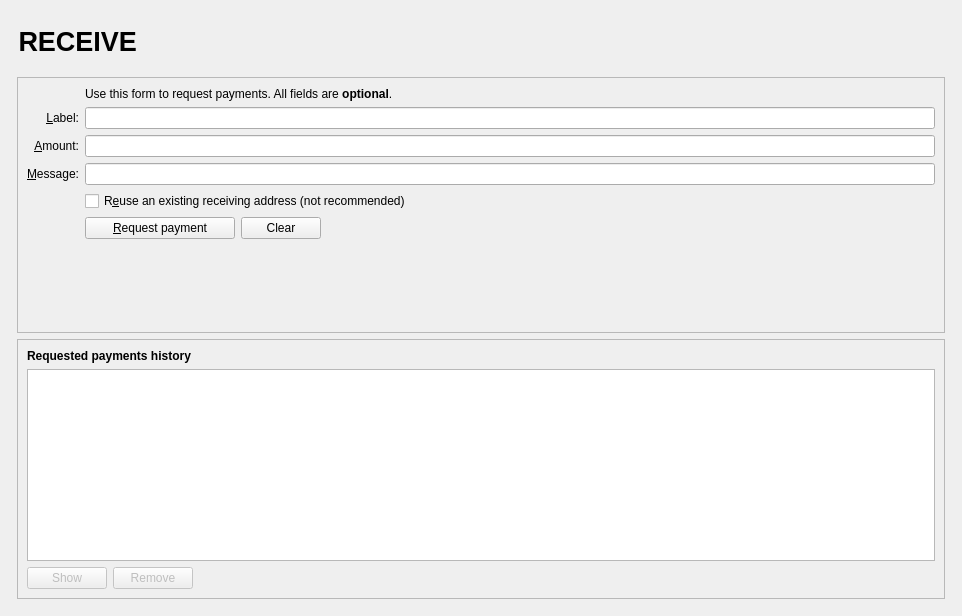
<?xml version="1.0" encoding="UTF-8"?>
<ui version="4.0">
 <class>ReceiveCoinsDialog</class>
 <widget class="QWidget" name="ReceiveCoinsDialog">
  <property name="geometry">
   <rect>
    <x>0</x>
    <y>0</y>
    <width>962</width>
    <height>616</height>
   </rect>
  </property>
  <layout class="QVBoxLayout" name="verticalLayout" stretch="0">
   <item>
    <layout class="QVBoxLayout" name="verticalLayout_Master" stretch="0,1">
     <property name="spacing">
      <number>0</number>
     </property>
     <item>
      <widget class="QFrame" name="frame_Header">
       <layout class="QVBoxLayout" name="verticalLayout_8">
        <property name="leftMargin">
         <number>0</number>
        </property>
        <property name="topMargin">
         <number>0</number>
        </property>
        <property name="rightMargin">
         <number>0</number>
        </property>
        <property name="bottomMargin">
         <number>0</number>
        </property>
        <item>
         <layout class="QHBoxLayout" name="horizontalLayout_Header" stretch="1,0,1">
          <item>
           <widget class="QLabel" name="labelOverviewHeaderLeft">
            <property name="minimumSize">
             <size>
              <width>464</width>
              <height>60</height>
             </size>
            </property>
            <property name="maximumSize">
             <size>
              <width>16777215</width>
              <height>60</height>
             </size>
            </property>
            <property name="font">
             <font>
              <pointsize>20</pointsize>
              <weight>75</weight>
              <bold>true</bold>
             </font>
            </property>
            <property name="text">
             <string> RECEIVE</string>
            </property>
           </widget>
          </item>
          <item>
           <spacer name="horizontalSpacer_3">
            <property name="orientation">
             <enum>Qt::Horizontal</enum>
            </property>
            <property name="sizeHint" stdset="0">
             <size>
              <width>40</width>
              <height>20</height>
             </size>
            </property>
           </spacer>
          </item>
          <item>
           <widget class="QLabel" name="labelOverviewHeaderRight">
            <property name="minimumSize">
             <size>
              <width>464</width>
              <height>60</height>
             </size>
            </property>
            <property name="maximumSize">
             <size>
              <width>16777215</width>
              <height>60</height>
             </size>
            </property>
            <property name="font">
             <font>
              <pointsize>14</pointsize>
             </font>
            </property>
            <property name="text">
             <string/>
            </property>
            <property name="alignment">
             <set>Qt::AlignRight|Qt::AlignTrailing|Qt::AlignVCenter</set>
            </property>
           </widget>
          </item>
         </layout>
        </item>
       </layout>
      </widget>
     </item>
     <item>
      <widget class="QFrame" name="frame_BG">
       <layout class="QVBoxLayout" name="verticalLayout_5">
        <property name="leftMargin">
         <number>6</number>
        </property>
        <property name="topMargin">
         <number>6</number>
        </property>
        <property name="rightMargin">
         <number>6</number>
        </property>
        <property name="bottomMargin">
         <number>6</number>
        </property>
        <item>
         <widget class="QFrame" name="frame2">
          <property name="sizePolicy">
           <sizepolicy hsizetype="Preferred" vsizetype="Expanding">
            <horstretch>0</horstretch>
            <verstretch>0</verstretch>
           </sizepolicy>
          </property>
          <property name="frameShape">
           <enum>QFrame::StyledPanel</enum>
          </property>
          <property name="frameShadow">
           <enum>QFrame::Sunken</enum>
          </property>
          <layout class="QVBoxLayout" name="verticalLayout_3">
           <item>
            <layout class="QGridLayout" name="gridLayout">
             <item row="7" column="2">
              <widget class="QCheckBox" name="reuseAddress">
               <property name="toolTip">
                <string>Reuse one of the previously used receiving addresses.&lt;br&gt;Reusing addresses has security and privacy issues.&lt;br&gt;Do not use this unless re-generating a payment request made before.</string>
               </property>
               <property name="text">
                <string>R&amp;euse an existing receiving address (not recommended)</string>
               </property>
              </widget>
             </item>
             <item row="7" column="0">
              <widget class="QLabel" name="label_4">
               <property name="text">
                <string/>
               </property>
              </widget>
             </item>
             <item row="6" column="0">
              <widget class="QLabel" name="label_3">
               <property name="toolTip">
                <string>An optional message to attach to the payment request, which will be displayed when the request is opened. Note: The message will not be sent with the payment over the Atheneum network.</string>
               </property>
               <property name="text">
                <string>&amp;Message:</string>
               </property>
               <property name="alignment">
                <set>Qt::AlignRight|Qt::AlignTrailing|Qt::AlignVCenter</set>
               </property>
               <property name="buddy">
                <cstring>reqMessage</cstring>
               </property>
              </widget>
             </item>
             <item row="4" column="2">
              <widget class="QLineEdit" name="reqLabel">
               <property name="toolTip">
                <string>An optional label to associate with the new receiving address.</string>
               </property>
              </widget>
             </item>
             <item row="6" column="2">
              <widget class="QLineEdit" name="reqMessage">
               <property name="toolTip">
                <string>An optional message to attach to the payment request, which will be displayed when the request is opened.&lt;br&gt;Note: The message will not be sent with the payment over the Atheneum network.</string>
               </property>
              </widget>
             </item>
             <item row="2" column="2">
              <widget class="QLabel" name="label_5">
               <property name="text">
                <string>Use this form to request payments. All fields are &lt;b&gt;optional&lt;/b&gt;.</string>
               </property>
              </widget>
             </item>
             <item row="4" column="0">
              <widget class="QLabel" name="label_2">
               <property name="toolTip">
                <string>An optional label to associate with the new receiving address.</string>
               </property>
               <property name="text">
                <string>&amp;Label:</string>
               </property>
               <property name="alignment">
                <set>Qt::AlignRight|Qt::AlignTrailing|Qt::AlignVCenter</set>
               </property>
               <property name="buddy">
                <cstring>reqLabel</cstring>
               </property>
              </widget>
             </item>
             <item row="5" column="0">
              <widget class="QLabel" name="label">
               <property name="toolTip">
                <string>An optional amount to request. Leave this empty or zero to not request a specific amount.</string>
               </property>
               <property name="text">
                <string>&amp;Amount:</string>
               </property>
               <property name="alignment">
                <set>Qt::AlignRight|Qt::AlignTrailing|Qt::AlignVCenter</set>
               </property>
               <property name="buddy">
                <cstring>reqAmount</cstring>
               </property>
              </widget>
             </item>
             <item row="5" column="2">
              <widget class="BitcoinAmountField" name="reqAmount">
               <property name="minimumSize">
                <size>
                 <width>80</width>
                 <height>0</height>
                </size>
               </property>
               <property name="toolTip">
                <string>An optional amount to request. Leave this empty or zero to not request a specific amount.</string>
               </property>
              </widget>
             </item>
             <item row="8" column="0">
              <widget class="QLabel" name="label_7">
               <property name="text">
                <string/>
               </property>
              </widget>
             </item>
             <item row="8" column="2">
              <layout class="QHBoxLayout" name="horizontalLayout">
               <item>
                <widget class="QPushButton" name="receiveButton">
                 <property name="minimumSize">
                  <size>
                   <width>150</width>
                   <height>0</height>
                  </size>
                 </property>
                 <property name="text">
                  <string>&amp;Request payment</string>
                 </property>
                 <property name="icon">
                  <iconset resource="../atheneum.qrc">
                   <normaloff>:/icons/receiving_addresses</normaloff>:/icons/receiving_addresses</iconset>
                 </property>
                </widget>
               </item>
               <item>
                <widget class="QPushButton" name="clearButton">
                 <property name="sizePolicy">
                  <sizepolicy hsizetype="Minimum" vsizetype="Fixed">
                   <horstretch>0</horstretch>
                   <verstretch>0</verstretch>
                  </sizepolicy>
                 </property>
                 <property name="toolTip">
                  <string>Clear all fields of the form.</string>
                 </property>
                 <property name="text">
                  <string>Clear</string>
                 </property>
                 <property name="icon">
                  <iconset resource="../atheneum.qrc">
                   <normaloff>:/icons/remove</normaloff>:/icons/remove</iconset>
                 </property>
                 <property name="autoDefault">
                  <bool>false</bool>
                 </property>
                </widget>
               </item>
               <item>
                <spacer name="horizontalSpacer">
                 <property name="orientation">
                  <enum>Qt::Horizontal</enum>
                 </property>
                 <property name="sizeHint" stdset="0">
                  <size>
                   <width>40</width>
                   <height>20</height>
                  </size>
                 </property>
                </spacer>
               </item>
              </layout>
             </item>
             <item row="9" column="2">
              <spacer name="verticalSpacer">
               <property name="orientation">
                <enum>Qt::Vertical</enum>
               </property>
               <property name="sizeHint" stdset="0">
                <size>
                 <width>20</width>
                 <height>40</height>
                </size>
               </property>
              </spacer>
             </item>
            </layout>
           </item>
          </layout>
         </widget>
        </item>
        <item>
         <widget class="QFrame" name="frame">
          <property name="sizePolicy">
           <sizepolicy hsizetype="Preferred" vsizetype="Expanding">
            <horstretch>0</horstretch>
            <verstretch>0</verstretch>
           </sizepolicy>
          </property>
          <property name="frameShape">
           <enum>QFrame::StyledPanel</enum>
          </property>
          <property name="frameShadow">
           <enum>QFrame::Raised</enum>
          </property>
          <layout class="QVBoxLayout" name="verticalLayout_2">
           <item>
            <widget class="QLabel" name="label_6">
             <property name="font">
              <font>
               <weight>75</weight>
               <bold>true</bold>
              </font>
             </property>
             <property name="text">
              <string>Requested payments history</string>
             </property>
            </widget>
           </item>
           <item>
            <widget class="QTableView" name="recentRequestsView">
             <property name="palette">
              <palette>
               <active>
                <colorrole role="Text">
                 <brush brushstyle="SolidPattern">
                  <color alpha="255">
                   <red>51</red>
                   <green>51</green>
                   <blue>51</blue>
                  </color>
                 </brush>
                </colorrole>
               </active>
               <inactive>
                <colorrole role="Text">
                 <brush brushstyle="SolidPattern">
                  <color alpha="255">
                   <red>51</red>
                   <green>51</green>
                   <blue>51</blue>
                  </color>
                 </brush>
                </colorrole>
               </inactive>
               <disabled>
                <colorrole role="Text">
                 <brush brushstyle="SolidPattern">
                  <color alpha="255">
                   <red>85</red>
                   <green>85</green>
                   <blue>85</blue>
                  </color>
                 </brush>
                </colorrole>
               </disabled>
              </palette>
             </property>
             <property name="contextMenuPolicy">
              <enum>Qt::CustomContextMenu</enum>
             </property>
             <property name="tabKeyNavigation">
              <bool>false</bool>
             </property>
             <property name="sortingEnabled">
              <bool>true</bool>
             </property>
            </widget>
           </item>
           <item>
            <layout class="QHBoxLayout" name="horizontalLayout_2">
             <item>
              <widget class="QPushButton" name="showRequestButton">
               <property name="enabled">
                <bool>false</bool>
               </property>
               <property name="toolTip">
                <string>Show the selected request (does the same as double clicking an entry)</string>
               </property>
               <property name="text">
                <string>Show</string>
               </property>
               <property name="icon">
                <iconset resource="../atheneum.qrc">
                 <normaloff>:/icons/edit</normaloff>:/icons/edit</iconset>
               </property>
               <property name="autoDefault">
                <bool>false</bool>
               </property>
              </widget>
             </item>
             <item>
              <widget class="QPushButton" name="removeRequestButton">
               <property name="enabled">
                <bool>false</bool>
               </property>
               <property name="toolTip">
                <string>Remove the selected entries from the list</string>
               </property>
               <property name="text">
                <string>Remove</string>
               </property>
               <property name="icon">
                <iconset resource="../atheneum.qrc">
                 <normaloff>:/icons/remove</normaloff>:/icons/remove</iconset>
               </property>
               <property name="autoDefault">
                <bool>false</bool>
               </property>
              </widget>
             </item>
             <item>
              <spacer name="horizontalSpacer_2">
               <property name="orientation">
                <enum>Qt::Horizontal</enum>
               </property>
               <property name="sizeHint" stdset="0">
                <size>
                 <width>40</width>
                 <height>20</height>
                </size>
               </property>
              </spacer>
             </item>
            </layout>
           </item>
          </layout>
         </widget>
        </item>
       </layout>
      </widget>
     </item>
    </layout>
   </item>
  </layout>
 </widget>
 <customwidgets>
  <customwidget>
   <class>BitcoinAmountField</class>
   <extends>QLineEdit</extends>
   <header>bitcoinamountfield.h</header>
   <container>1</container>
  </customwidget>
 </customwidgets>
 <tabstops>
  <tabstop>reqLabel</tabstop>
  <tabstop>reqAmount</tabstop>
  <tabstop>reqMessage</tabstop>
  <tabstop>reuseAddress</tabstop>
  <tabstop>receiveButton</tabstop>
  <tabstop>clearButton</tabstop>
  <tabstop>recentRequestsView</tabstop>
  <tabstop>showRequestButton</tabstop>
  <tabstop>removeRequestButton</tabstop>
 </tabstops>
 <resources>
  <include location="../atheneum.qrc"/>
 </resources>
 <connections/>
</ui>
